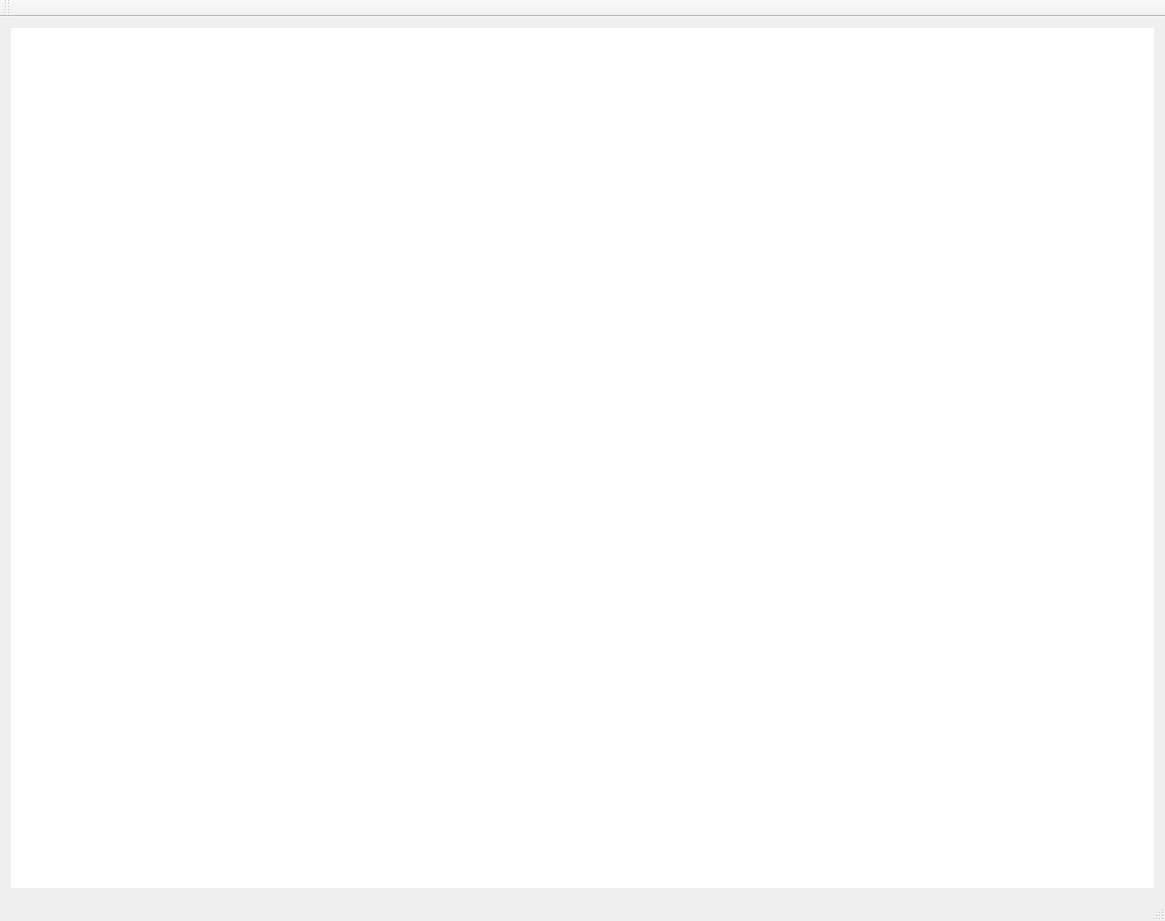
<?xml version="1.0" encoding="UTF-8"?>
<ui version="4.0">
 <class>MainWindow</class>
 <widget class="QMainWindow" name="MainWindow">
  <property name="geometry">
   <rect>
    <x>0</x>
    <y>0</y>
    <width>1165</width>
    <height>921</height>
   </rect>
  </property>
  <property name="windowTitle">
   <string>MainWindow</string>
  </property>
  <widget class="QWidget" name="centralWidget">
   <layout class="QHBoxLayout" name="horizontalLayout">
    <item>
     <widget class="RenderWidget" name="widget" native="true">
      <property name="styleSheet">
       <string notr="true">background-color: rgb(255, 255, 255);</string>
      </property>
     </widget>
    </item>
   </layout>
  </widget>
  <widget class="QMenuBar" name="menuBar">
   <property name="geometry">
    <rect>
     <x>0</x>
     <y>0</y>
     <width>1165</width>
     <height>22</height>
    </rect>
   </property>
  </widget>
  <widget class="QToolBar" name="mainToolBar">
   <attribute name="toolBarArea">
    <enum>TopToolBarArea</enum>
   </attribute>
   <attribute name="toolBarBreak">
    <bool>false</bool>
   </attribute>
  </widget>
  <widget class="QStatusBar" name="statusBar"/>
 </widget>
 <layoutdefault spacing="6" margin="11"/>
 <customwidgets>
  <customwidget>
   <class>RenderWidget</class>
   <extends>QWidget</extends>
   <header>renderwidget.h</header>
   <container>1</container>
  </customwidget>
 </customwidgets>
 <resources/>
 <connections/>
</ui>
